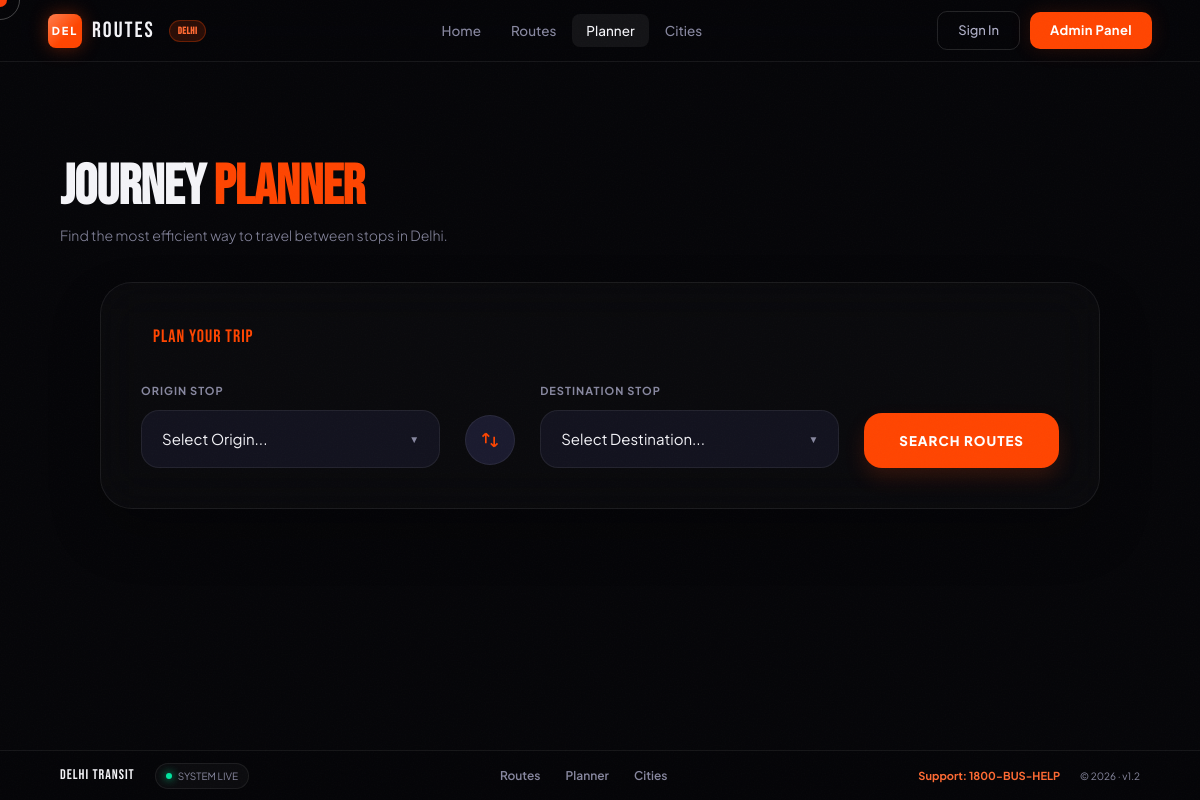
Page /bus-portal/planner on the committed database.
### tables this page shows
CREATE TABLE `cities` (
  `id` int(10) UNSIGNED NOT NULL,
  `city_name` varchar(100) NOT NULL,
  `state_region` varchar(100) DEFAULT NULL,
  `country` varchar(100) NOT NULL DEFAULT 'India',
  `country_code` char(2) NOT NULL DEFAULT 'IN',
  `currency` varchar(10) NOT NULL DEFAULT 'INR',
  `timezone` varchar(60) NOT NULL DEFAULT 'Asia/Kolkata',
  `center_lat` decimal(10,7) NOT NULL,
  `center_lng` decimal(10,7) NOT NULL,
  `default_zoom` tinyint(4) DEFAULT 12,
  `osm_relation_id` bigint(20) DEFAULT NULL,
  `is_active` tinyint(1) DEFAULT 1,
  `created_at` timestamp NOT NULL DEFAULT current_timestamp()
);

### src/Core/Response.php (called while the page is built, shortened)
<?php
class Response
{
    public static function view(string $view, array $data = []): void
    {
        $file = BASE_PATH . '/views/' . $view . '.php';
        extract($data, EXTR_SKIP);
        require $file;
    }
}

### src/Controllers/PlannerController.php (called while the page is built, shortened)
<?php
class PlannerController
{
    public function index(array $params = []): void
    {
        $cityId    = (int)($_GET['city_id'] ?? $_SESSION['city_id'] ?? 1);
        $cityModel = new City();
        $city      = $cityModel->findById($cityId);
        Response::view('planner/index', compact('city', 'cities', 'stops', 'pageTitle'));
    }
}

### public/index.php (called while the page is built, shortened)
<?php
$router = new Router();
$router->get('/',                     [HomeController::class,     'index']);
$router->get('/routes',               [RouteController::class,    'list']);
$router->get('/routes/{id}',          [RouteController::class,    'detail']);
$router->get('/search',               [SearchController::class,   'results']);
$router->get('/planner',              [PlannerController::class,  'index']);
$router->post('/planner/find',        [PlannerController::class,  'find']);
$router->get('/cities',               [CityController::class,     'index']);
$router->post('/cities/switch',       [CityController::class,     'switchCity']);
$router->get('/auth/login',           [AuthController::class, 'login']);
$router->get('/auth/adminLogin',      [AuthController::class, 'adminLogin']);
$router->get('/auth/google',          [AuthController::class, 'googleRedirect']);
$router->get('/auth/google/callback', [AuthController::class, 'googleCallback']);
$router->post('/auth/logout',         [AuthController::class, 'logout']);
$router->get('/auth/logout',          [AuthController::class, 'logout']);
$router->get('/profile',              [UserController::class, 'view']);
$router->get('/profile/edit',         [UserController::class, 'edit']);
$router->post('/profile/update',       [UserController::class, 'update']);
$router->get('/admin',                       [DashboardController::class,   'index']);
$router->get('/admin/routes',                [AdminRouteController::class,  'index']);
$router->get('/admin/routes/create',         [AdminRouteController::class,  'create']);
$router->post('/admin/routes',               [AdminRouteController::class,  'store']);
$router->get('/admin/routes/{id}/edit',      [AdminRouteController::class,  'edit']);
$router->post('/admin/routes/{id}',          [AdminRouteController::class,  'update']);
$router->post('/admin/routes/{id}/delete',   [AdminRouteController::class,  'destroy']);
$router->get('/admin/stops',                 [AdminStopController::class,   'index']);
$router->post('/admin/stops',                [AdminStopController::class,   'store']);
$router->post('/admin/stops/{id}',           [AdminStopController::class,   'update']);
$router->post('/admin/stops/{id}/delete',    [AdminStopController::class,   'destroy']);
$router->post('/admin/stops/import-osm',     [AdminStopController::class,   'importFromOsm']);
$router->get('/admin/fares/{routeId}',       [AdminFareController::class,   'index']);
$router->post('/admin/fares',                [AdminFareController::class,   'store']);
$router->post('/admin/fares/{id}/delete',    [AdminFareController::class,   'destroy']);
$router->get('/admin/cities',                [AdminCityController::class,   'index']);
$router->post('/admin/cities',               [AdminCityController::class,   'store']);
$router->post('/admin/cities/{id}',          [AdminCityController::class,   'update']);
$router->post('/admin/cities/{id}/delete',   [AdminCityController::class,   'destroy']);
$router->dispatch();

### src/Core/Database.php (called while the page is built, shortened)
<?php
class Database
{
    private static ?PDO $instance = null;
    public static function getInstance(): PDO
    {
        if (self::$instance === null) {
            $dsn = sprintf(
                'mysql:host=%s;port=%s;dbname=%s;charset=%s',
                $_ENV['DB_HOST'],
                $_ENV['DB_PORT'],
                $_ENV['DB_NAME'],
                $_ENV['DB_CHARSET'] ?? 'utf8mb4'
            );
            try {
                self::$instance = new PDO($dsn, $_ENV['DB_USER'], $_ENV['DB_PASS'] ?? '', [
                    PDO::ATTR_ERRMODE            => PDO::ERRMODE_EXCEPTION,
                    PDO::ATTR_DEFAULT_FETCH_MODE => PDO::FETCH_ASSOC,
                    PDO::ATTR_EMULATE_PREPARES   => false,
                ]);
            } catch (PDOException $e) {
                error_log('DB Connection failed: ' . $e->getMessage());
                http_response_code(503);
                die(json_encode([
                    'status'  => 'error',
                    'message' => 'Database service unavailable. Please try again later.',
                ]));
            }
        }
        return self::$instance;
    }
}

### src/Models/City.php (called while the page is built, shortened)
<?php
class City
{
    private \PDO $db;
    public function __construct()
    {
        $this->db = Database::getInstance();
    }
    public function findById(int $id): ?array
    {
        $stmt = $this->db->prepare(
            'SELECT * FROM cities WHERE id = ? AND is_active = 1'
        );
        $stmt->execute([$id]);
        return $stmt->fetch() ?: null;
    }
}

### src/Core/Session.php (called while the page is built, shortened)
<?php
class Session
{
    public static function has(string $key): bool
    {
        return isset($_SESSION[$key]);
    }
    public static function isLoggedIn(): bool
    {
        return self::has('admin_user');
    }
}

### views/planner/index.php (the view, shortened to what this page needs)
<?php
include dirname(__DIR__) . '/layout/header.php';
?>
<div class="page">
    <section class="section">
        <div class="container">
            <div class="section-header anim-1" style="flex-direction: column; align-items: flex-start; gap: 8px;">
                <h1 class="section-title">Journey <span class="text-primary">Planner</span></h1>
                <p class="section-sub" style="margin-top: 0;">Find the most efficient way to travel between stops in <?= htmlspecialchars($city['city_name']) ?>.</p>
            </div>
            <div class="planner-wrapper anim-2">
                <div class="planner-card">
                    <div class="card-header">
                        <span>Plan Your Trip</span>
                    </div>
                    <form id="journeyPlannerForm" class="planner-form-grid">
                        <div class="form-group">
                            <label>Origin Stop</label>
                            <div class="custom-dropdown" id="dropdownFrom">
                                <div class="dropdown-trigger">
                                    <span class="selected-text">Select Origin...</span>
                                    <span class="arrow">▼</span>
                                </div>
                            </div>
                        </div>
                        <div class="swap-action">
                            <button type="button" id="swapBtn" class="swap-btn" title="Swap Stops">
                                <svg viewBox="0 0 24 24" width="20" height="20" stroke="currentColor" stroke-width="2" fill="none"><path d="M7 16V4M7 4L3 8M7 4L11 8M17 8v12M17 20l4-4M17 20l-4-4"/></svg>
                            </button>
                        </div>
                        <div class="form-group">
                            <label>Destination Stop</label>
                            <div class="custom-dropdown" id="dropdownTo">
                                <div class="dropdown-trigger">
                                    <span class="selected-text">Select Destination...</span>
                                    <span class="arrow">▼</span>
                                </div>
                            </div>
                        </div>
                        <div class="form-action">
                            <button type="submit" class="btn-primary-glow">Search Routes</button>
                        </div>
                    </form>
                </div>
            </div>
        </div>
    </section>
</main>
<?php include dirname(__DIR__) . '/layout/footer.php'; ?>

### src/Core/Router.php (shortened to what this page needs)
<?php
class Router
{
    private array $routes = [];
    private function add(string $method, string $pattern, callable|array $handler): void
    {
        $this->routes[] = [
            'method'  => strtoupper($method),
            'pattern' => $pattern,
            'handler' => $handler,
        ];
    }
    public function dispatch(): void
    {
        $uri    = $this->getUri();
        foreach ($this->routes as $route) {
            $params = $this->match($route['pattern'], $uri);
            if ($params !== null) {
                $this->call($route['handler'], $params);
                return;
            }
        }
    }
    private function getUri(): string
    {
        $requestUri = $_SERVER['REQUEST_URI'] ?? '/';
        $basePath   = parse_url(APP_URL, PHP_URL_PATH) ?? '';
        $uri = '/' . ltrim(substr($requestUri, strlen($basePath)), '/');
        return rtrim($uri, '/') ?: '/';
    }
    private function match(string $pattern, string $uri): ?array
    {
        $regex = preg_replace('/\{([a-zA-Z_]+)\}/', '(?P<$1>[^/]+)', $pattern);
        $regex = '#^' . $regex . '$#';
        if (!preg_match($regex, $uri, $matches)) {
            return null;
        }
        return array_filter($matches, fn($key) => is_string($key), ARRAY_FILTER_USE_KEY);
    }
    private function call(callable|array $handler, array $params): void
    {
        if (is_array($handler) && is_string($handler[0])) {
            [$class, $method] = $handler;
            $controller = new $class();
            $controller->$method($params);
        } elseif (is_callable($handler)) {
            $handler($params);
        } else {
            throw new \RuntimeException('Invalid route handler.');
        }
    }
}

### views/layout/header.php (shortened to what this page needs)
<!DOCTYPE html>
<html lang="en">
<head>
    <link rel="stylesheet" href="https://unpkg.com/leaflet@1.9.4/dist/leaflet.css"/>
    <link href="<?= APP_URL ?>/public/assets/css/main.css" rel="stylesheet">
    <link href="<?= APP_URL ?>/public/assets/css/map.css" rel="stylesheet">
</head>
<body>
    <div id="cursor"></div>
    <div id="cursor-ring"></div>
    <nav>
        <a href="<?= APP_URL ?>/" class="n-logo">
            <div class="n-icon"><?= strtoupper(substr($city['city_name'] ?? 'BUS', 0, 3)) ?></div>
            <span>ROUTES</span>
            <span class="n-badge"><?= htmlspecialchars($city['city_name'] ?? 'City') ?></span>
        </a>
        <div class="n-links">
            <a href="<?= APP_URL ?>/" class="<?= ($view ?? '') == 'home/index' ? 'act' : '' ?>">Home</a>
            <a href="<?= APP_URL ?>/routes" class="<?= ($view ?? '') == 'routes/list' ? 'act' : '' ?>">Routes</a>
            <a href="<?= APP_URL ?>/planner" class="<?= ($view ?? '') == 'planner/index' ? 'act' : '' ?>">Planner</a>
            <a href="<?= APP_URL ?>/cities" class="<?= ($view ?? '') == 'cities/index' ? 'act' : '' ?>">Cities</a>
        </div>
        <div class="n-cta">
            <?php
            if (\App\Core\Session::isLoggedIn()):
                $sessionUser = \App\Core\Session::getUser();
                $u = (new \App\Models\User())->findById((int)$sessionUser['id']);
                if ($u) {
                    if (isset($sessionUser['_jwt'])) {
                        $u['_jwt'] = $sessionUser['_jwt'];
                    }
                    \App\Core\Session::setUser($u);
                } else {
                    $u = $sessionUser;
                }
            ?>
                <div class="user-actions">
                    <button class="info-trigger" onclick="toggleUserInfo()" aria-label="User Info">
                        <svg viewBox="0 0 24 24" width="20" height="20" stroke="currentColor" stroke-width="2" fill="none"><circle cx="12" cy="12" r="10"></circle><line x1="12" y1="16" x2="12" y2="12"></line><line x1="12" y1="8" x2="12.01" y2="8"></line></svg>
                    </button>
                    <div class="profile-dropdown">
                        <button class="profile-btn" onclick="toggleProfileMenu()">
                            <img src="<?= htmlspecialchars($u['avatar_url'] ?? $u['profile_image'] ?? APP_URL . '/public/assets/img/default-avatar.png') ?>" alt="Profile" class="nav-avatar">
                            <span><?= htmlspecialchars($u['name'] ?? 'User') ?></span>
                            <svg viewBox="0 0 24 24" width="16" height="16" stroke="currentColor" stroke-width="2" fill="none"><polyline points="6 9 12 15 18 9"></polyline></svg>
                        </button>
                        <div class="dropdown-content" id="profileMenu">
                            <div class="dropdown-header">
                                <strong><?= htmlspecialchars($u['name']) ?></strong>
                                <span><?= htmlspecialchars($u['email']) ?></span>
                            </div>
                            <hr>
                            <a href="<?= APP_URL ?>/profile">View Profile</a>
                            <a href="<?= APP_URL ?>/profile/edit">Edit Profile</a>
                            <?php if (in_array($u['role'] ?? '', ['admin', 'super_admin'], true)): ?>
                                <a href="<?= APP_URL ?>/admin" target="_blank">Dashboard</a>
                            <?php endif; ?>
                            <hr>
                            <form action="<?= APP_URL ?>/auth/logout" method="POST">
                                <button type="submit" class="logout-link">Logout</button>
                            </form>
                        </div>
                    </div>
                </div>
            <?php else: ?>
                <a href="<?= APP_URL ?>/auth/login" class="btn-g">Sign In</a>
                <a href="<?= APP_URL ?>/auth/adminLogin" class="btn-o" target="_blank">Admin Panel</a>
            <?php endif; ?>
        </div>
    </nav>
    <main>

### views/layout/footer.php (shortened to what this page needs)
    <footer class="fixed-footer">
        <div class="footer-container">
            <div class="f-left">
                <div class="f-logo-small"><?= strtoupper($city['city_name'] ?? 'CITY') ?> TRANSIT</div>
                <div class="f-status">
                    <span class="status-dot"></span> System Live
                </div>
            </div>
            <div class="f-links-compact">
                <a href="<?= APP_URL ?>/routes">Routes</a>
                <a href="<?= APP_URL ?>/planner">Planner</a>
                <a href="<?= APP_URL ?>/cities">Cities</a>
            </div>
            <div class="f-right">
                <div class="f-emergency">Support: 1800-BUS-HELP</div>
                <div class="f-copy-small">© <?= date('Y') ?> · v1.2</div>
            </div>
        </div>
    </footer>
</body>
</html>

### rows in the picture
cities: city_name "DEL", city_name "Delhi", city_name "DELHI"
